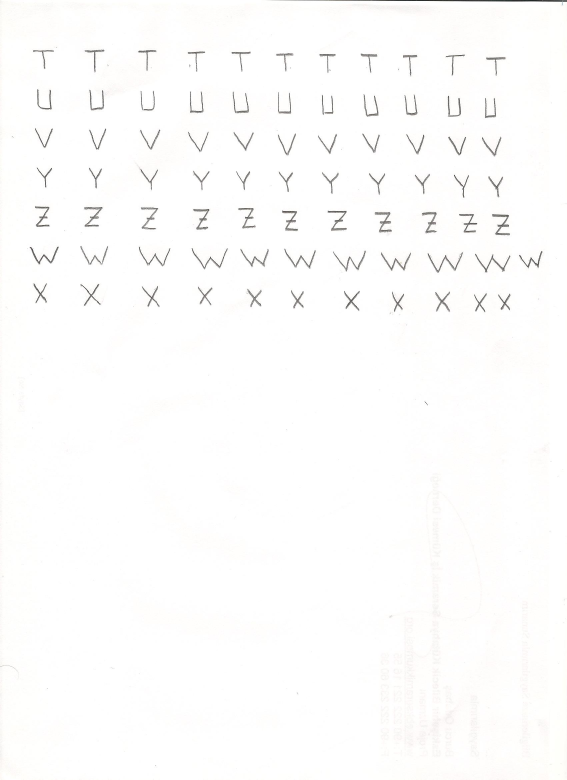
%> input picture template_sinan.jpg, 1700 x 2338 px (shown at 1/3 size)
$ octave Temp_test.m   (GNU Octave 9; MATLAB toolbox functions it lacks are replaced by stand-ins)
%> lines starting %> are read from the running program, lines starting %| are printed output that depends on the picture; in (x1, y1, x2, y2) boxes, pixels count from 0 and x2, y2 are one past the last pixel; in counts of white or black regions, pixels touching at a corner belong together; the program's own positions count from 1
### clip.m
function img_out=clip(img_in)
[f c]=find(img_in);
img_out=img_in(min(f):max(f),min(c):max(c));

### lineo.m
function [Fl Re]=lineo(input_im)
input_im=clip(input_im);
imsize=size(input_im,1);
for s=1:imsize
    if sum(input_im(s,:))== 0
        nm = input_im(1:s-1, :);
        rm = input_im(s:end, :);
        Fl = clip(nm);
        Re = clip(rm);
        break
    else
        Fl=input_im;
        Re=[ ];
    end
end

### Temp_test.m
clc,close all, clear all;
i = imread('template_sinan.jpg');
%> i is the input picture: size 2338x1700x3 uint8; mean R, G, B 252.9, 252.7, 252.1
i_gray = rgb2gray(i);
thres = graythresh(i_gray);
%> thres = 0.729
i_pre =~ im2bw(i_gray,thres);
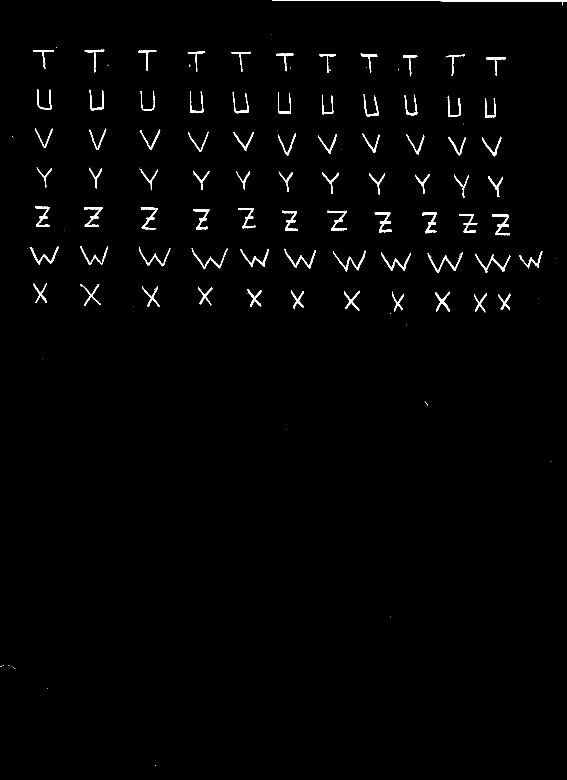
%> i_pre: size 2338x1700 logical (shown at 1/3 size); 1.2% white; 149 white regions (68 under 20 px), largest, box (x1, y1, x2, y2) and area: (816, 0, 1700, 5) 2613, (1476, 642, 1530, 706) 1014, (1124, 636, 1175, 698) 952
i_pres = bwareaopen (i_pre,30);

Re=i_pres;
count=0;
while 1

    [Fl Re]=lineo(Re);
    re=Fl;
    while 1
        [f1 re] = extract_letter1(re);
        im_resize = imresize(f1,[42 24]);
        count=count+1;
        imwrite(im_resize, sprintf('%d.bmp', count) );

        if isempty(re)
           break;
        end
    end
    if isempty(Re)
        break
    end
end
%> this loop made 8 passes
%> pass 1, in clip, `img_out=img_in(min(f):max(f),min(c):max(c));`:
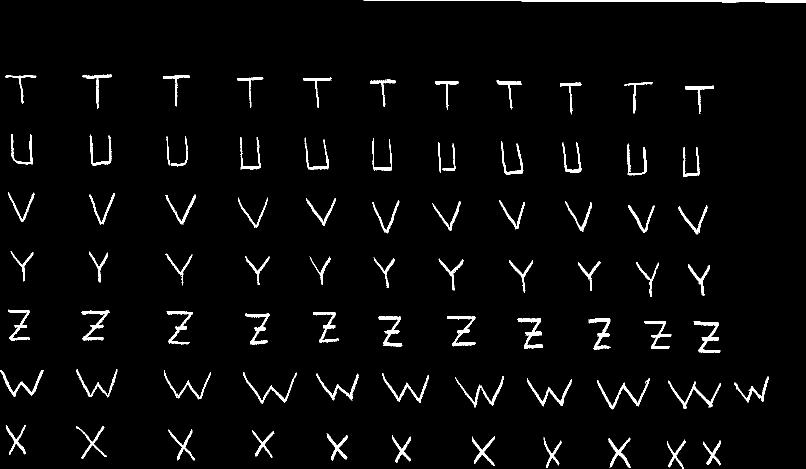
%> img_out: size 937x1611 logical (shown at 1/2 size); 3% white; 81 white regions, largest, box (x1, y1, x2, y2) and area: (727, 0, 1611, 5) 2613, (1387, 642, 1441, 706) 1014, (1035, 636, 1086, 698) 952
%> pass 1, `[Fl Re]=lineo(Re);`:
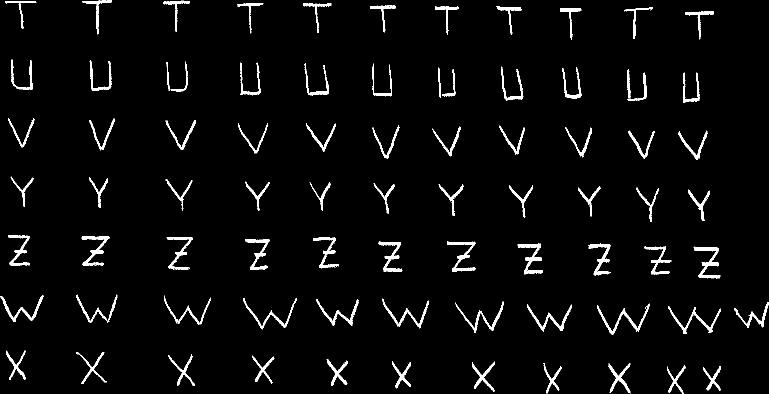
%> Re: size 788x1538 logical (shown at 1/2 size); 3.6% white; 80 white regions, largest, box (x1, y1, x2, y2) and area: (1387, 493, 1441, 557) 1014, (1035, 487, 1086, 549) 952, (894, 483, 951, 544) 901
%> pass 2, `[Fl Re]=lineo(Re);`:
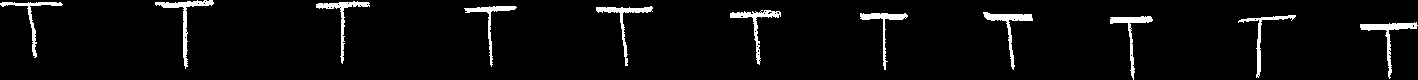
%> Fl: size 80x1418 logical; 4.2% white; 11 white regions, largest, box (x1, y1, x2, y2) and area: (155, 0, 214, 69) 523, (1360, 22, 1418, 79) 506, (983, 12, 1033, 70) 478
%> pass 2, `[Fl Re]=lineo(Re);`:
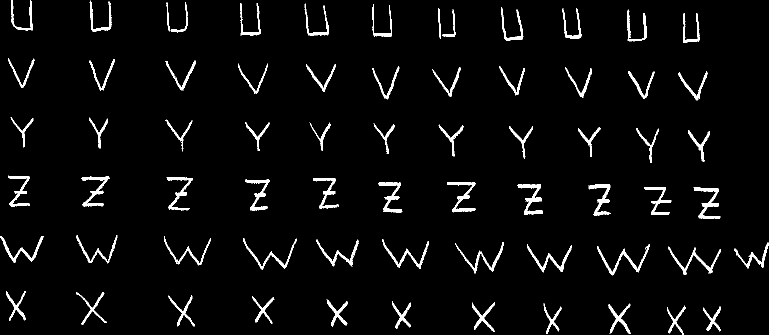
%> Re: size 669x1538 logical (shown at 1/2 size); 3.7% white; 69 white regions, largest, box (x1, y1, x2, y2) and area: (1387, 374, 1441, 438) 1014, (1035, 368, 1086, 430) 952, (894, 364, 951, 425) 901
%> after the loop:
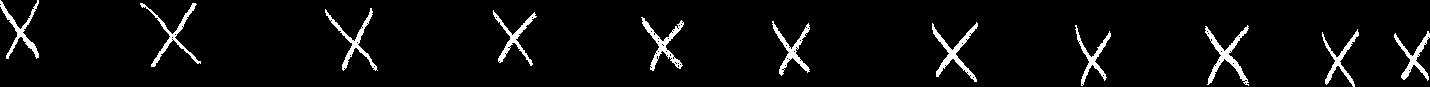
%> Fl: size 87x1430 logical; 4.7% white; 11 white regions, largest, box (x1, y1, x2, y2) and area: (1205, 25, 1249, 86) 670, (932, 22, 978, 82) 619, (641, 17, 684, 71) 564
%> after the loop:
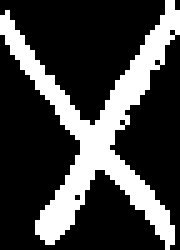
%> f1: size 50x36 logical (shown 5 times larger); 26% white; 1 white region, box (x1, y1, x2, y2) and area: (0, 0, 36, 50) 468
%> after the loop, count = 80
